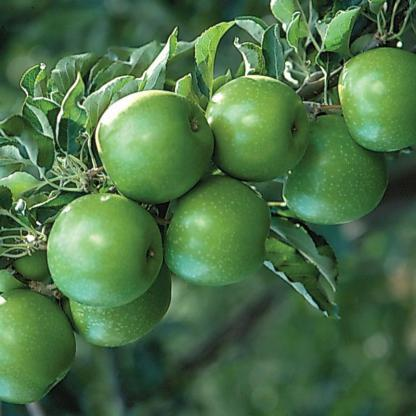
#> input picture efficientdet_model/datasets/apple_h1/test/2844-960x960_png_jpg.rf.6b3ce38454004295330520c3c74b82e7.jpg, 416 x 416 px; its folder holds only this picture in this run
$ python -i augmentations.py   (imports and definitions only)
#> lines starting #> are read from the running program, lines starting #| are printed output that depends on the picture
#> further down, picture is the input picture: shape (416, 416, 3); mean B, G, R 71.5, 112.9, 75.7
# YOLOv5 🚀 by Ultralytics, GPL-3.0 license
"""
Image augmentation functions
"""

import logging
import math
import random

import cv2
import numpy as np

from utils.general import colorstr, segment2box, resample_segments, check_version
from utils.metrics import bbox_ioa


class Albumentations:
    # YOLOv5 Albumentations class (optional, only used if package is installed)
    # [27 lines left out: functions __init__, __call__, not called in this run]


def augment_hsv(im, hgain=0.5, sgain=0.5, vgain=0.5):
    # HSV color-space augmentation
#> called with hgain = 0.5, sgain = 0.5, vgain = 0.5
    if hgain or sgain or vgain:
        r = np.random.uniform(-1, 1, 3) * [hgain, sgain, vgain] + 1  # random gains
        hue, sat, val = cv2.split(cv2.cvtColor(im, cv2.COLOR_BGR2HSV))
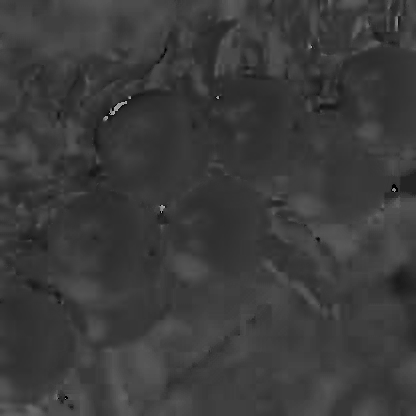
#> hue: shape (416, 416); min 0, max 177, mean 59.2
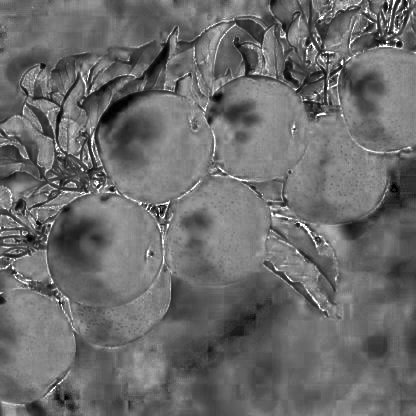
#> sat: shape (416, 416); min 0, max 255, mean 107.1
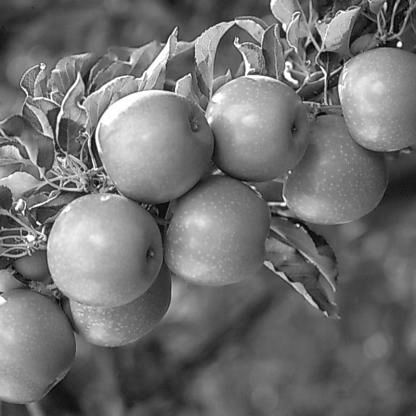
#> val: shape (416, 416); min 2, max 255, mean 113
        dtype = im.dtype  # uint8

        x = np.arange(0, 256, dtype=r.dtype)
        lut_hue = ((x * r[0]) % 180).astype(dtype)
        lut_sat = np.clip(x * r[1], 0, 255).astype(dtype)
#> lut_sat = 256 values from 0 to 255
        lut_val = np.clip(x * r[2], 0, 255).astype(dtype)
#> lut_val = 256 values from 0 to 255

        im_hsv = cv2.merge((cv2.LUT(hue, lut_hue), cv2.LUT(sat, lut_sat), cv2.LUT(val, lut_val)))
#> im_hsv: shape (416, 416, 3); mean H, S, V 61.6, 129.4, 123.9
        cv2.cvtColor(im_hsv, cv2.COLOR_HSV2BGR, dst=im)  # no return needed
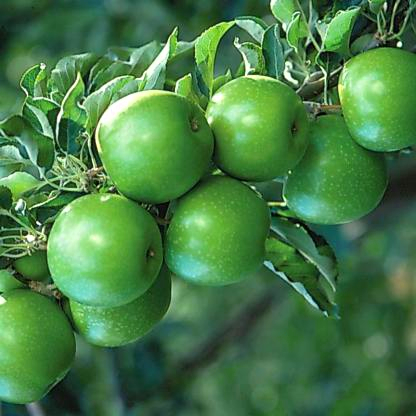
#> im: shape (416, 416, 3); mean B, G, R 70.4, 123.8, 71.3


# [227 lines left out: functions hist_equalize, replicate, letterbox, random_perspective, copy_paste, cutout and 2 more, not called in this run]

>>> import cv2
>>> picture = cv2.imread('../../efficientdet_model/datasets/apple_h1/test/2844-960x960_png_jpg.rf.6b3ce38454004295330520c3c74b82e7.jpg')
>>> result = augment_hsv(picture)

$ run again, on efficientdet_model/datasets/apple_h1/test/47_2_png_jpg.rf.df5d940e5b43872cc26f6d8feebae652.jpg
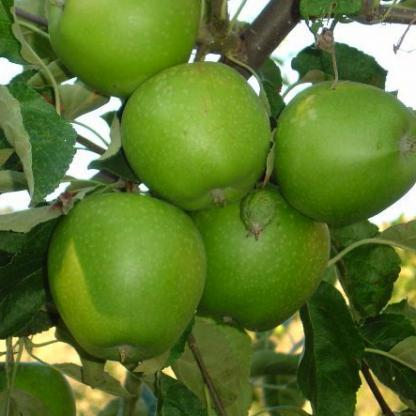
#> input picture efficientdet_model/datasets/apple_h1/test/47_2_png_jpg.rf.df5d940e5b43872cc26f6d8feebae652.jpg, 416 x 416 px
#> picture is the input picture: shape (416, 416, 3); mean B, G, R 47.9, 119.2, 93.1
#> in augment_hsv, `hue, sat, val = cv2.split(cv2.cvtColor(im, cv2.COLOR_BGR2HSV))`:
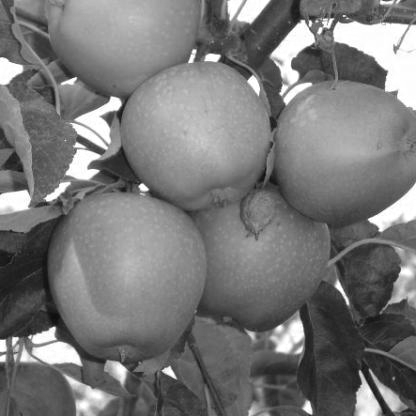
#> val: shape (416, 416); min 13, max 255, mean 119.9
#> im_hsv: shape (416, 416, 3); mean H, S, V 44.8, 195, 130.4
#> in augment_hsv, `cv2.cvtColor(im_hsv, cv2.COLOR_HSV2BGR, dst=im)`:
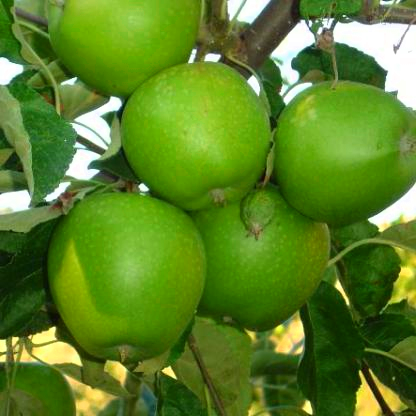
#> im: shape (416, 416, 3); mean B, G, R 38.1, 129.6, 90.8

$ run again, on efficientdet_model/datasets/apple_h1/test/APPLE_png_jpg.rf.e88864c3a768e13351ee42063e4e3699.jpg
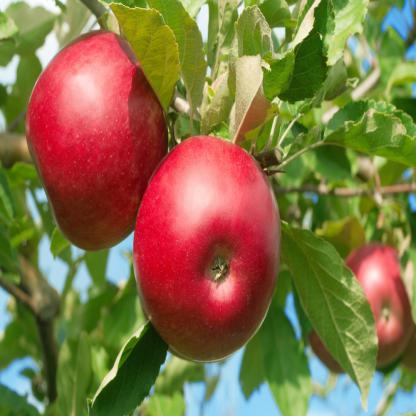
#> input picture efficientdet_model/datasets/apple_h1/test/APPLE_png_jpg.rf.e88864c3a768e13351ee42063e4e3699.jpg, 416 x 416 px
#> picture is the input picture: shape (416, 416, 3); mean B, G, R 70.2, 114.1, 131.3
#> in augment_hsv, `hue, sat, val = cv2.split(cv2.cvtColor(im, cv2.COLOR_BGR2HSV))`:
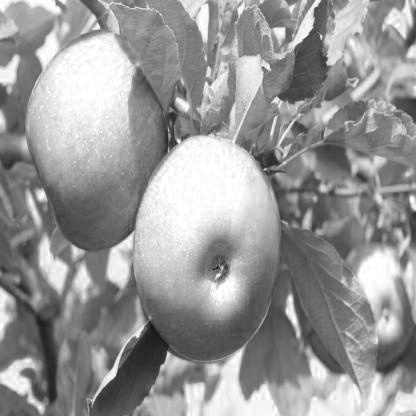
#> val: shape (416, 416); min 21, max 255, mean 151.6
#> im_hsv: shape (416, 416, 3); mean H, S, V 34.8, 190.1, 164.6
#> in augment_hsv, `cv2.cvtColor(im_hsv, cv2.COLOR_HSV2BGR, dst=im)`:
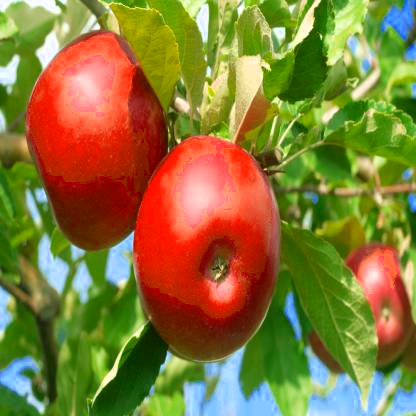
#> im: shape (416, 416, 3); mean B, G, R 56.9, 121, 135.4

$ run again, on efficientdet_model/datasets/apple_h1/test/Apple_Tree-106_png_jpg.rf.5dd4aed0e0b54ba5719a3b526b188b72.jpg
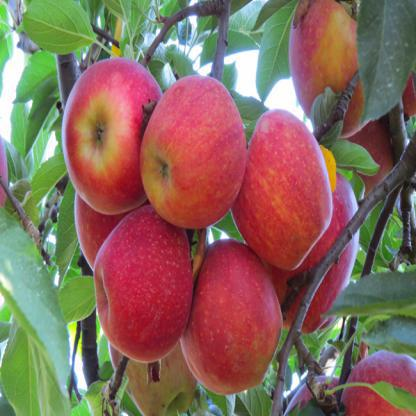
#> input picture efficientdet_model/datasets/apple_h1/test/Apple_Tree-106_png_jpg.rf.5dd4aed0e0b54ba5719a3b526b188b72.jpg, 416 x 416 px
#> picture is the input picture: shape (416, 416, 3); mean B, G, R 92.8, 105.3, 134.5
#> in augment_hsv, `hue, sat, val = cv2.split(cv2.cvtColor(im, cv2.COLOR_BGR2HSV))`:
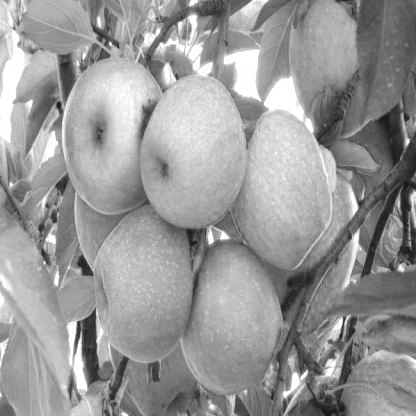
#> val: shape (416, 416); min 13, max 255, mean 152.4
#> im_hsv: shape (416, 416, 3); mean H, S, V 53.4, 144.2, 166.7
#> in augment_hsv, `cv2.cvtColor(im_hsv, cv2.COLOR_HSV2BGR, dst=im)`:
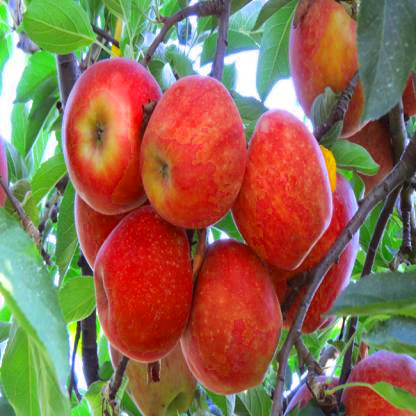
#> im: shape (416, 416, 3); mean B, G, R 80.8, 107, 141.9
